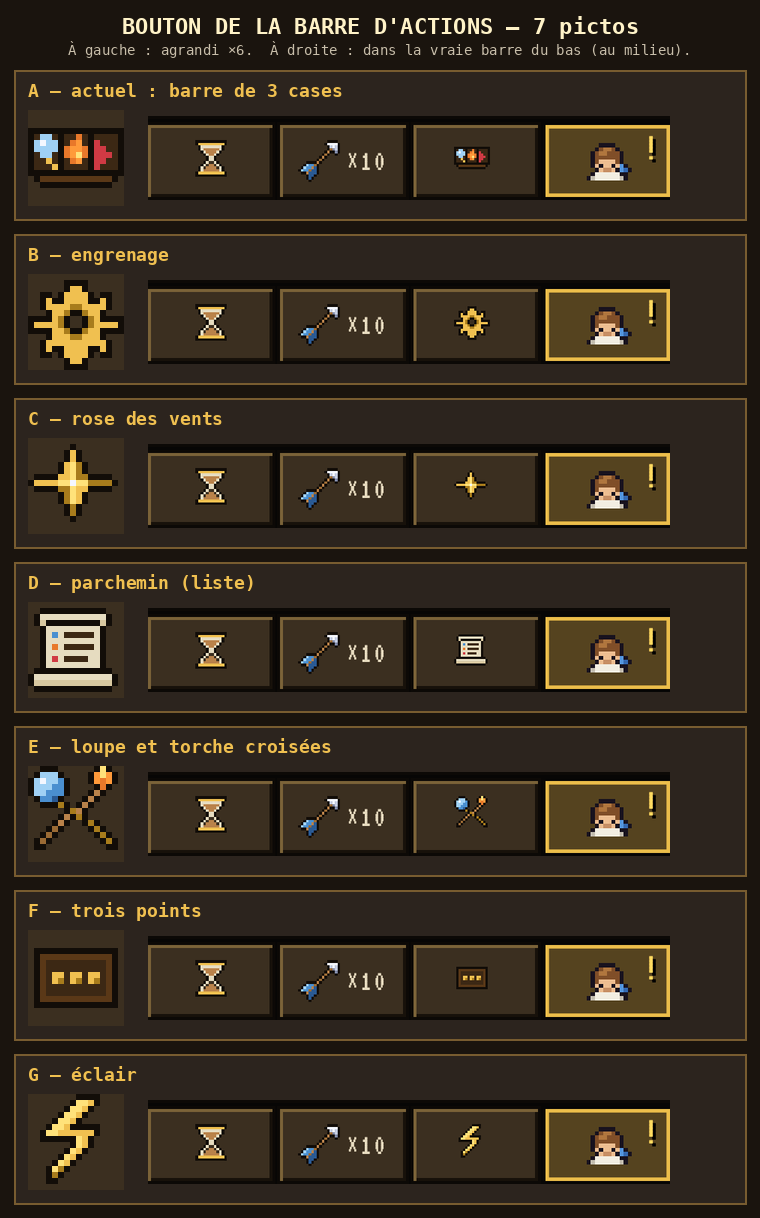

The script that saved this image:
"""Bouton de la barre d'actions : 7 propositions de picto (Thomas, 2026-11-12 : « propose d'autres pictogrammes »).
Pixels 16 × 16, palette du jeu, posés dans une vraie capture de la barre du bas.
python3 art/pictos_actions_v1.py [capture.png] → art/pictos_actions_v1.png"""
import re
import sys
from PIL import Image, ImageDraw
from pix import font, up

SRC = open("src/ui/icons.ts").read()
PAL = dict(re.findall(r'"?(\w)"?: "(#[0-9a-f]{6})"', SRC.split("export const PALETTE")[1].split("};")[0]))
CURRENT = re.findall(r'"([^"]*)"', SRC.split("  actions: [")[1].split("],")[0])

ICONS = [
    ("A — actuel : barre de 3 cases", CURRENT),
    ("B — engrenage", [
        "................",
        "......KKKK......",
        "......KGGK......",
        "..KK.KGGGGK.KK..",
        "..KGKKGGGGKKGK..",
        "..KGGGGggGGGGK..",
        "...KGGgKKgGGK...",
        "KKKKGgK..KgGKKKK",
        "KGGGGgK..KgGGGGK",
        "KKKKGGgKKgGGKKKK",
        "...KGGGggGGGK...",
        "..KGGGGGGGGGGK..",
        "..KGKKGGGGKKGK..",
        "..KK.KGGGGK.KK..",
        "......KGGK......",
        "......KKKK......",
    ]),
    ("C — rose des vents", [
        "................",
        ".......K........",
        "......KGK.......",
        "......KGK.......",
        ".....KGYgK......",
        ".....KGYgK......",
        ".KKKKGGYggKKKK..",
        "KGGGGYYWYYggggK.",
        ".KKKKggYGGKKKK..",
        ".....KgYGK......",
        ".....KgYGK......",
        "......KgK.......",
        "......KgK.......",
        ".......K........",
        "................",
        "................",
    ]),
    ("D — parchemin (liste)", [
        "................",
        "..KKKKKKKKKKK...",
        ".KLLLLLLLLLLLK..",
        ".KZKKKKKKKKKZK..",
        "..KLLLLLLLLLK...",
        "..KLULnnnnnLK...",
        "..KLLLLLLLLLK...",
        "..KLOLnnnnnLK...",
        "..KLLLLLLLLLK...",
        "..KLRLnnnnLLK...",
        "..KLLLLLLLLLK...",
        ".KKKKKKKKKKKKK..",
        "KLLLLLLLLLLLLLK.",
        "KZZZZZZZZZZZZZK.",
        ".KKKKKKKKKKKKK..",
        "................",
    ]),
    ("E — loupe et torche croisées", [
        "..KKK......KYK..",
        ".KVVVK....KXYXK.",
        "KVWVVUK...KXOXK.",
        "KVVVUUK....KOK..",
        "KVVUUUK...KTK...",
        ".KUUuK...KTK....",
        "..KKKgK.KTK.....",
        "......KgTK......",
        ".....KTKgK......",
        "....KTK..KgK....",
        "...KBK....KgK...",
        "..KBK......KgK..",
        ".KBK........KgK.",
        ".KK..........KK.",
        "................",
        "................",
    ]),
    ("F — trois points", [
        "................",
        "................",
        "................",
        ".KKKKKKKKKKKKKK.",
        ".KbbbbbbbbbbbbK.",
        ".KbnnnnnnnnnnbK.",
        ".KbnnnnnnnnnnbK.",
        ".KbnGGnGGnGGnbK.",
        ".KbnGgnGgnGgnbK.",
        ".KbnnnnnnnnnnbK.",
        ".KbnnnnnnnnnnbK.",
        ".KbbbbbbbbbbbbK.",
        ".KKKKKKKKKKKKKK.",
        "................",
        "................",
        "................",
    ]),
    ("G — éclair", [
        "........KKKK....",
        ".......KYYGK....",
        "......KYYGK.....",
        ".....KYYGK......",
        "....KYYGK.......",
        "...KYYGKKKKK....",
        "..KYYGGGGGGK....",
        "..KKKKKKYGK.....",
        ".......KYGK.....",
        "......KYGK......",
        ".....KYGK.......",
        "....KYGK........",
        "...KYgK.........",
        "...KgK..........",
        "...KK...........",
        "................",
    ]),
]


def icon(rows):
    im = Image.new("RGBA", (16, 16), (0, 0, 0, 0))
    for y, r in enumerate(rows[:16]):
        for x, c in enumerate(r[:16]):
            if c in PAL:
                h = PAL[c]
                im.putpixel((x, y), tuple(int(h[i:i + 2], 16) for i in (1, 3, 5)) + (255,))
    return im


# Capture de la barre du bas (densité 2) : bouton « actions » à (182.5, 706, 83×48), picto 28 px à (210, 716).
shot = Image.open(sys.argv[1] if len(sys.argv) > 1 else "/tmp/dbg/bar_full.png").convert("RGB")
S = 2
bar = shot.crop((6 * S, 700 * S, 354 * S, 756 * S))
fill = shot.getpixel((int(200 * S), int(712 * S)))

W = 760
cardH = 16 * 6 + 54
H = 70 + len(ICONS) * (cardH + 14)
sheet = Image.new("RGB", (W, H), (26, 20, 14))
d = ImageDraw.Draw(sheet)
d.text((W // 2, 26), "BOUTON DE LA BARRE D'ACTIONS — 7 pictos", fill=(255, 243, 200), font=font(22), anchor="mm")
d.text((W // 2, 50), "À gauche : agrandi ×6.  À droite : dans la vraie barre du bas (au milieu).", fill=(200, 190, 170), font=font(14, False), anchor="mm")
y = 70
for name, rows in ICONS:
    im = icon(rows)
    d.rectangle((14, y, W - 14, y + cardH), fill=(44, 36, 30), outline=(120, 92, 48), width=2)
    d.text((28, y + 10), name, fill=(240, 192, 80), font=font(18))
    tile = Image.new("RGBA", (16, 16), fill + (255,))
    tile.alpha_composite(im)
    sheet.paste(up(tile, 6).convert("RGB"), (28, y + 40))
    b = bar.copy()
    px, py = int((210 - 6) * S), int((716 - 700) * S)
    ImageDraw.Draw(b).rectangle((px, py, px + 28 * S - 1, py + 28 * S - 1), fill=fill)
    b.paste(up(im, 28 * S // 16), (px, py), up(im, 28 * S // 16))
    b = b.resize((b.width * 3 // 4, b.height * 3 // 4), Image.LANCZOS)
    sheet.paste(b, (28 + 16 * 6 + 24, y + 40 + (16 * 6 - b.height) // 2))
    y += cardH + 14
sheet.save("art/pictos_actions_v1.png")
print("art/pictos_actions_v1.png", sheet.size)
